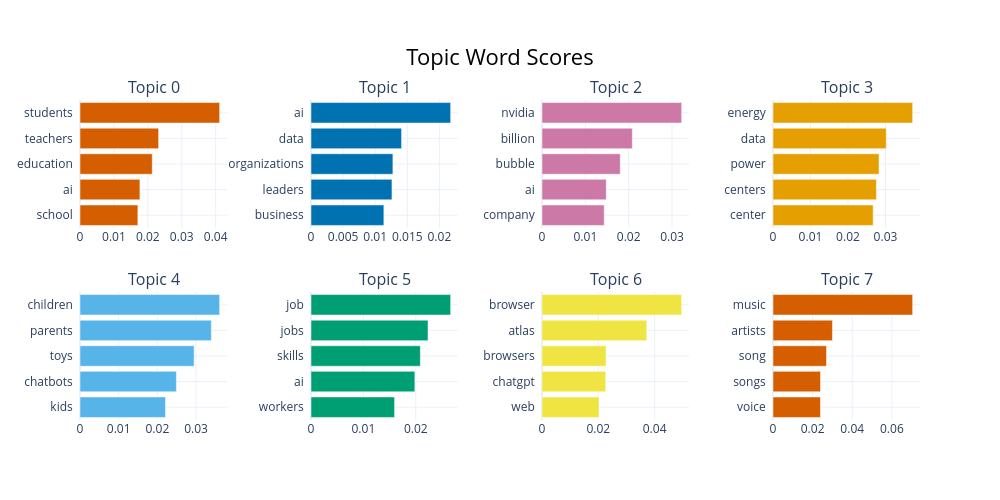

Source (notebook cell):
### Code cell
tc_model.visualize_barchart()

### Figure 1 — Plotly figure (JSON) as saved in the notebook; plotly's stock layout.template omitted (floating-point values rounded to 4 significant figures)
{"data": [{"marker": {"color": "#D55E00"}, "orientation": "h", "type": "bar", "x": [0.01706, 0.01766, 0.0213, 0.02317, 0.04117], "xaxis": "x", "y": ["school  ", "ai  ", "education  ", "teachers  ", "students  "], "yaxis": "y"}, {"marker": {"color": "#0072B2"}, "orientation": "h", "type": "bar", "x": [0.01135, 0.01261, 0.01276, 0.01411, 0.02176], "xaxis": "x2", "y": ["business  ", "leaders  ", "organizations  ", "data  ", "ai  "], "yaxis": "y2"}, {"marker": {"color": "#CC79A7"}, "orientation": "h", "type": "bar", "x": [0.01435, 0.01482, 0.01805, 0.02084, 0.03221], "xaxis": "x3", "y": ["company  ", "ai  ", "bubble  ", "billion  ", "nvidia  "], "yaxis": "y3"}, {"marker": {"color": "#E69F00"}, "orientation": "h", "type": "bar", "x": [0.02672, 0.02758, 0.02828, 0.03021, 0.03725], "xaxis": "x4", "y": ["center  ", "centers  ", "power  ", "data  ", "energy  "], "yaxis": "y4"}, {"marker": {"color": "#56B4E9"}, "orientation": "h", "type": "bar", "x": [0.0221, 0.02492, 0.0295, 0.03396, 0.0361], "xaxis": "x5", "y": ["kids  ", "chatbots  ", "toys  ", "parents  ", "children  "], "yaxis": "y5"}, {"marker": {"color": "#009E73"}, "orientation": "h", "type": "bar", "x": [0.01595, 0.01983, 0.02088, 0.02234, 0.02666], "xaxis": "x6", "y": ["workers  ", "ai  ", "skills  ", "jobs  ", "job  "], "yaxis": "y6"}, {"marker": {"color": "#F0E442"}, "orientation": "h", "type": "bar", "x": [0.02026, 0.02265, 0.02275, 0.03722, 0.0496], "xaxis": "x7", "y": ["web  ", "chatgpt  ", "browsers  ", "atlas  ", "browser  "], "yaxis": "y7"}, {"marker": {"color": "#D55E00"}, "orientation": "h", "type": "bar", "x": [0.02396, 0.02399, 0.02702, 0.03002, 0.0705], "xaxis": "x8", "y": ["voice  ", "songs  ", "song  ", "artists  ", "music  "], "yaxis": "y8"}], "layout": {"annotations": [{"font": {"size": 16}, "showarrow": false, "text": "Topic 0", "x": 0.0875, "xanchor": "center", "xref": "paper", "y": 1, "yanchor": "bottom", "yref": "paper"}, {"font": {"size": 16}, "showarrow": false, "text": "Topic 1", "x": 0.3625, "xanchor": "center", "xref": "paper", "y": 1, "yanchor": "bottom", "yref": "paper"}, {"font": {"size": 16}, "showarrow": false, "text": "Topic 2", "x": 0.6375, "xanchor": "center", "xref": "paper", "y": 1, "yanchor": "bottom", "yref": "paper"}, {"font": {"size": 16}, "showarrow": false, "text": "Topic 3", "x": 0.9125, "xanchor": "center", "xref": "paper", "y": 1, "yanchor": "bottom", "yref": "paper"}, {"font": {"size": 16}, "showarrow": false, "text": "Topic 4", "x": 0.0875, "xanchor": "center", "xref": "paper", "y": 0.4, "yanchor": "bottom", "yref": "paper"}, {"font": {"size": 16}, "showarrow": false, "text": "Topic 5", "x": 0.3625, "xanchor": "center", "xref": "paper", "y": 0.4, "yanchor": "bottom", "yref": "paper"}, {"font": {"size": 16}, "showarrow": false, "text": "Topic 6", "x": 0.6375, "xanchor": "center", "xref": "paper", "y": 0.4, "yanchor": "bottom", "yref": "paper"}, {"font": {"size": 16}, "showarrow": false, "text": "Topic 7", "x": 0.9125, "xanchor": "center", "xref": "paper", "y": 0.4, "yanchor": "bottom", "yref": "paper"}], "height": 500, "hoverlabel": {"bgcolor": "white", "font": {"family": "Rockwell", "size": 16}}, "showlegend": false, "title": {"font": {"color": "Black", "size": 22}, "text": "Topic Word Scores", "x": 0.5, "xanchor": "center", "yanchor": "top"}, "width": 1000, "xaxis": {"anchor": "y", "domain": [0, 0.175], "showgrid": true}, "xaxis2": {"anchor": "y2", "domain": [0.275, 0.45], "showgrid": true}, "xaxis3": {"anchor": "y3", "domain": [0.55, 0.725], "showgrid": true}, "xaxis4": {"anchor": "y4", "domain": [0.825, 1], "showgrid": true}, "xaxis5": {"anchor": "y5", "domain": [0, 0.175], "showgrid": true}, "xaxis6": {"anchor": "y6", "domain": [0.275, 0.45], "showgrid": true}, "xaxis7": {"anchor": "y7", "domain": [0.55, 0.725], "showgrid": true}, "xaxis8": {"anchor": "y8", "domain": [0.825, 1], "showgrid": true}, "yaxis": {"anchor": "x", "domain": [0.6, 1], "showgrid": true}, "yaxis2": {"anchor": "x2", "domain": [0.6, 1], "showgrid": true}, "yaxis3": {"anchor": "x3", "domain": [0.6, 1], "showgrid": true}, "yaxis4": {"anchor": "x4", "domain": [0.6, 1], "showgrid": true}, "yaxis5": {"anchor": "x5", "domain": [0, 0.4], "showgrid": true}, "yaxis6": {"anchor": "x6", "domain": [0, 0.4], "showgrid": true}, "yaxis7": {"anchor": "x7", "domain": [0, 0.4], "showgrid": true}, "yaxis8": {"anchor": "x8", "domain": [0, 0.4], "showgrid": true}}}
